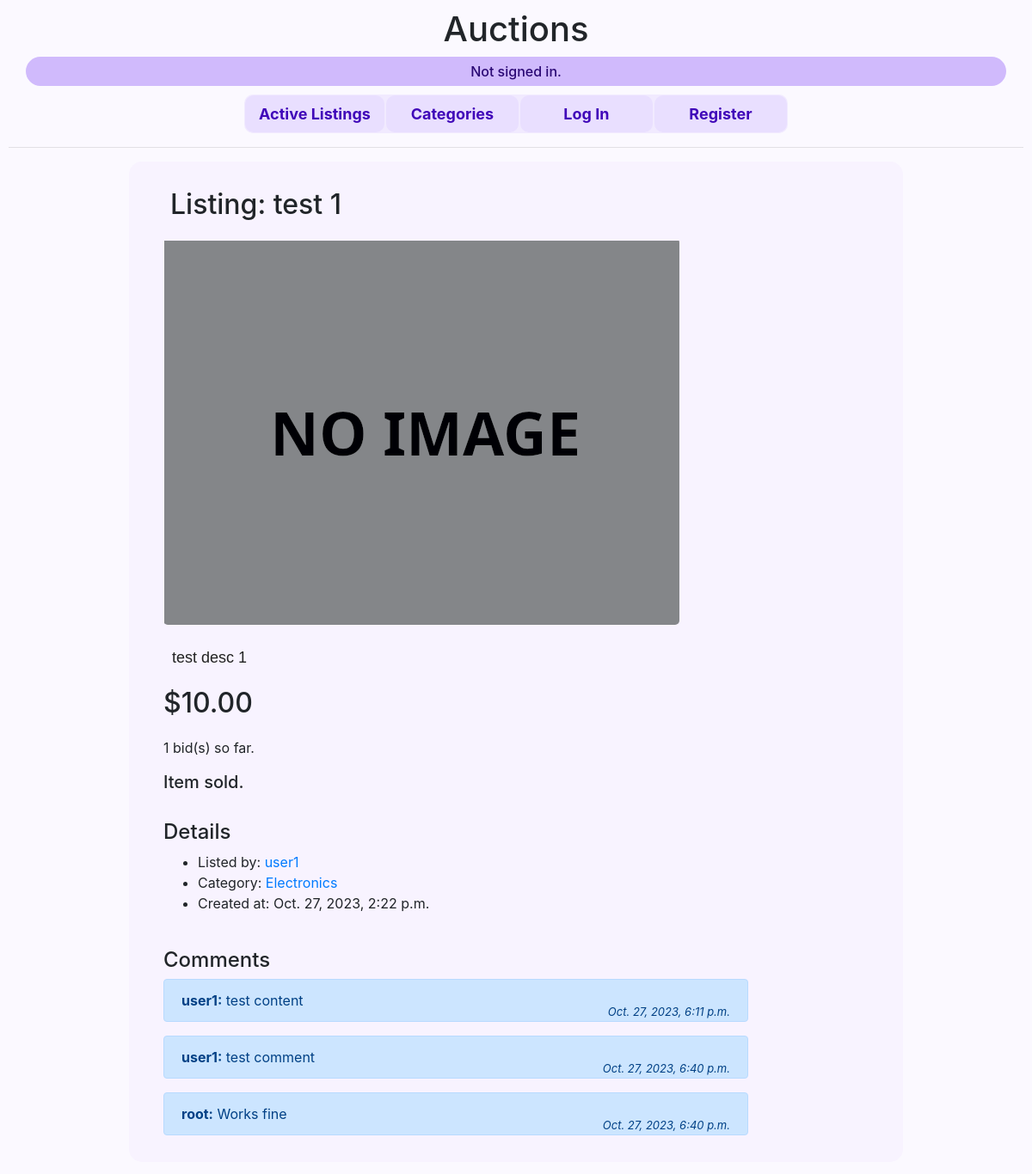
/listing/2, run on the app's committed database.
### auctions/models.py (models this page shows, shortened)
class Listing(models.Model):
    title = models.CharField(max_length=32)
    image_url = models.CharField(blank=True, max_length=512)
    starting_price = models.FloatField()
    CATEGORIES = [
        ("No Category Listed", "No category"),
        ("Fashion", "Fashion"),
        ("Electronics", "Electronics"),
        ("Cooking", "Cooking")
    ]
    category = models.CharField(
        max_length=18,
        choices=CATEGORIES,
        default="No Category Listed",
    )
    description = models.CharField(max_length=2048)
    user = models.ForeignKey(User, on_delete=models.CASCADE, related_name="listing")
    created_at = models.DateTimeField(auto_now_add=True)
    winner = models.ForeignKey(User, on_delete=models.CASCADE, related_name="winning", blank=True, null=True)
    followers = models.ManyToManyField(User, blank=True, related_name="watchlist")

class User(AbstractUser):
    pass

class Comment(models.Model):
    listing = models.ForeignKey(Listing, on_delete=models.CASCADE, related_name="comments")
    user = models.ForeignKey(User, on_delete=models.CASCADE, related_name="comments")
    content = models.CharField(max_length=512)
    created_at = models.DateTimeField(auto_now_add=True)

### auctions/views.py (the view)
# urls.py: path("listing/<str:id>", views.listing, name="listing"),
def listing(request, id):
    try:
        listing = Listing.objects.get(id=id)
        count_bids = listing.bid.count()
        last_bid = listing.bid.order_by('-offer').first()
        price = last_bid.offer if last_bid else listing.starting_price
        min_offer = last_bid.offer+MINIMUM_PRICE_MARKUP if last_bid else listing.starting_price
    except:
        return render(request, "auctions/message.html",{
            "title": "404 Not found",
            "message": f"Not found listing with id: {id}"
        })
    bid_form = BidForm(initial={ 'id': id })
    bid_form.fields["offer"].widget.attrs['min'] = min_offer
    return render(request, "auctions/listing.html",{
        "id": id,
        "listing": listing,
        "price": format(price, ".2f"),
        "count_bids": count_bids,
        "your_last_bid": True if last_bid and last_bid.user.username == request.user.username else False,
        "your_listing": True if listing.user.username == request.user.username else False,
        "bid_form": bid_form,
        "watched": request.user.is_authenticated and
                   listing.followers.filter(username=request.user.username),
        "comment_form": CommentForm(initial={ 'listing_id': id })
    })

### auctions/templates/auctions/listing.html (shortened to what this page needs)
{% extends "auctions/layout.html" %}
{% block body %}
    <h2 class="ml-2 mt-3">Listing: {{ listing.title }}</h2>
    <img src="
    {% if listing.image_url %}
        {{ listing.image_url }}
    {% else %}
        {% load static %}
        {% static 'auctions/no_image.png' %}
    {% endif %}
    " class="image_listing">
    <pre id="description" class="rounded bg-transparent">{{ listing.description }}</pre>
    <h2>${{ price }}</h2>
    <p>{{ count_bids }} bid(s) so far.
    </p>
    {% if listing.winner == user %}
        <h5>You purchased this item for ${{ price }}.</h5>
    {% elif listing.winner %}
        <h5>Item sold.</h5>
    {% endif %}
    <br>
    <h4>Details</h4>
    <ul>
        <li>Listed by: <a href="{% url 'user' listing.user.username %}">{{ listing.user.username }}</a></li>
        <li>Category: <a href="{% url 'category' listing.category %}">{{ listing.category }}</a></li>
        <li>Created at: {{ listing.created_at }}</li>
    </ul>
    <br>
    <h4>Comments</h4>
    {% for comment in listing.comments.all %}
        {% if comment.user == user %}
            <div class="listing-message alert alert-info" role="alert">
                <b>You:</b> {{ comment.content }}
                <i class="float-right mt-3">{{ comment.created_at }}</i>
            </div>
        {% else %}
            <div class="listing-message alert alert-primary" role="alert">
                <b>{{ comment.user.username }}:</b> {{ comment.content }}
                <i class="float-right mt-3">{{ comment.created_at }}</i>
            </div>
        {% endif %}
    {% endfor %}
{% endblock %}

### auctions/templates/auctions/layout.html (shortened to what this page needs)
{% load static %}
<!DOCTYPE html>
<html lang="en">
    <head>
        <link rel="stylesheet" href="https://stackpath.bootstrapcdn.com/bootstrap/4.4.1/css/bootstrap.min.css">
        <link href="{% static 'auctions/styles.css' %}" rel="stylesheet">
    </head>
    <body>
        <h1>Auctions</h1>
        <div id="signed-in">
            <div>
                {% if user.is_authenticated %}
                    Signed in as <strong>{{ user.username }}</strong>.
                {% else %}
                    Not signed in.
                {% endif %}
            </div>
        </div>
        <ul class="nav rounded d-flex justify-content-center"><div>
            <li class="nav-item">
                <a class="nav-link" href="{% url 'index' %}">Active Listings</a>
            </li>
            <li class="nav-item">
                <a class="nav-link" href="{% url 'categories' %}">Categories</a>
            </li>
            {% if user.is_authenticated %}
                <li class="nav-item">
                    <a class="nav-link" href="{% url 'watchlist' %}">Watchlist
                        <span class="badge bg-secondary text-light">{{ user.watchlist.count }}</span>
                    </a>
                </li>
                <li class="nav-item">
                    <a class="nav-link" href="{% url 'create_listing' %}">Create Listing</a>
                </li>
                {% if user.listing.count %}
                    <li class="nav-item">
                        <a class="nav-link" href="{% url 'my_listings' %}">My listings</a>
                    </li>
                {% endif %}
                {% if user.winning.count %}
                    <li class="nav-item">
                        <a class="nav-link" href="{% url 'purchased' %}">Purchased
                            <span class="badge bg-secondary text-light">{{ user.winning.count }}</span>
                        </a>
                    </li>
                {% endif %}
                <li class="nav-item">
                    <a class="nav-link" href="{% url 'logout' %}">Log Out</a>
                </li>
            {% else %}
                <li class="nav-item">
                    <a class="nav-link" href="{% url 'login' %}">Log In</a>
                </li>
                <li class="nav-item">
                    <a class="nav-link" href="{% url 'register' %}">Register</a>
                </li>
            {% endif %}</div>
        </ul>
        <hr>
        <div class="block-body-container">
            <div class="block-body">
                {% block body %}
                {% endblock %}
            </div>
        </div>
    </body>
</html>

### auctions/static/auctions/styles.css (style rules this page uses)
body { padding: 10px; background-color: #fbf9ff; }
.block-body-container { width: 100%; }
.block-body { margin: 0 auto; margin-top: 4px; margin-bottom: 4px; padding: 15px; padding-inline: 40px; background-color: #f8f3ff; width: 90%; max-width: 900px; border-radius: 15px; }
i { font-size: small; }
h2 { margin-bottom: 20px; }
.nav a { font-weight: 700; font-size: large; color: #4007b9; }
.nav div { display: flex; flex-wrap: wrap; background-color: #f1eaff; border-radius: 10px; }
.nav-item { margin: 1px; background-color: #e9dfff; border-radius: 10px; min-width: 154px; text-align: center; }
h1 { text-align: center; }
#signed-in { text-align: center; font-weight: 500; color: #2a0874; margin-inline: 20px; margin-bottom: 10px; background-color: #d0bafc; padding: 5px; border-radius: 20px; }
.listing-message { width: 100%; max-width: 680px; }
#description { margin: 5px; margin-top: 20px; width: 100%; max-width: 810px; padding: 5px; }
.image_listing { max-width: 100%; max-height: 600px; border-radius: 5px; }
pre { color: rgb(34, 34, 34); font-family: Arial, Helvetica, sans-serif; font-size: large; outline: none; margin-bottom: 15px!important; }

### data on the page
Listing: title "test 1", description "test desc 1", user.username "user1", category "Electronics", created_at "Oct. 27, 2023, 2:22 p.m."
Comment: user.username "user1", content "test content", created_at "Oct. 27, 2023, 6:11 p.m."
Comment: user.username "user1", content "test comment", created_at "Oct. 27, 2023, 6:40 p.m."
Comment: user.username "root", content "Works fine", created_at "Oct. 27, 2023, 6:40 p.m."

### other printed values
{{ price }} "10.00"
{{ count_bids }} "1"
